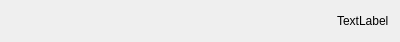
<?xml version="1.0" encoding="UTF-8"?>
<ui version="4.0">
 <class>versionForm</class>
 <widget class="QWidget" name="versionForm">
  <property name="geometry">
   <rect>
    <x>0</x>
    <y>0</y>
    <width>400</width>
    <height>41</height>
   </rect>
  </property>
  <property name="windowTitle">
   <string>Form</string>
  </property>
  <layout class="QHBoxLayout" name="horizontalLayout">
   <item>
    <spacer name="horizontalSpacer">
     <property name="orientation">
      <enum>Qt::Horizontal</enum>
     </property>
     <property name="sizeHint" stdset="0">
      <size>
       <width>319</width>
       <height>20</height>
      </size>
     </property>
    </spacer>
   </item>
   <item>
    <widget class="QLabel" name="label">
     <property name="text">
      <string>TextLabel</string>
     </property>
    </widget>
   </item>
  </layout>
 </widget>
 <resources/>
 <connections/>
</ui>
